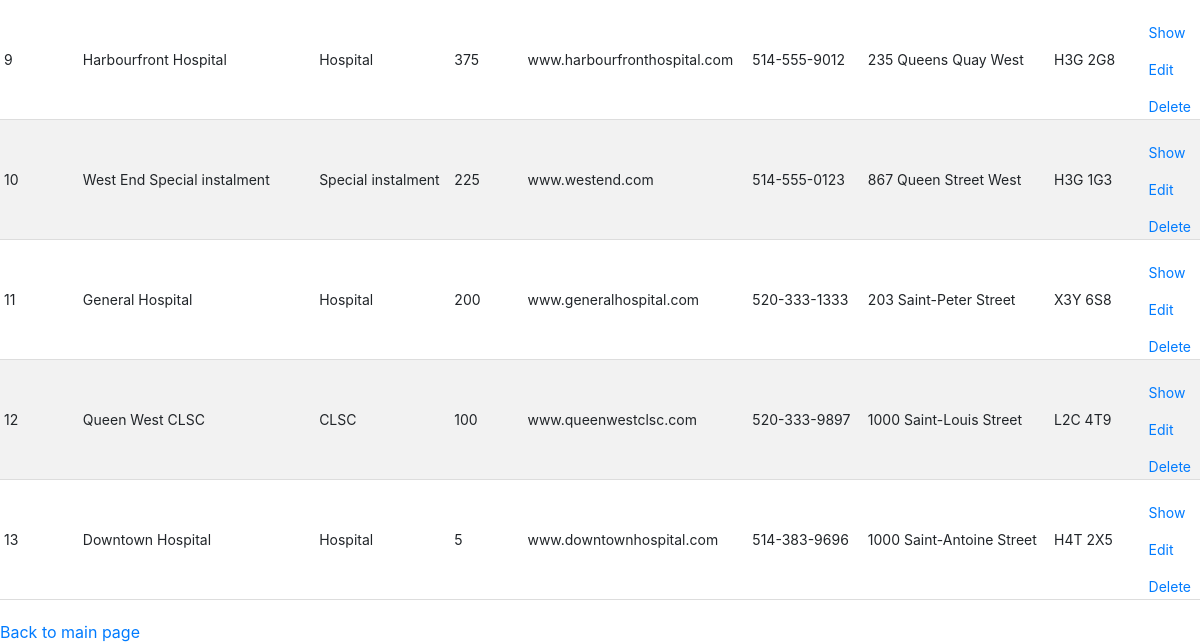
The page /pages/Facilities/index.php (lower part) on the database as committed earlier.
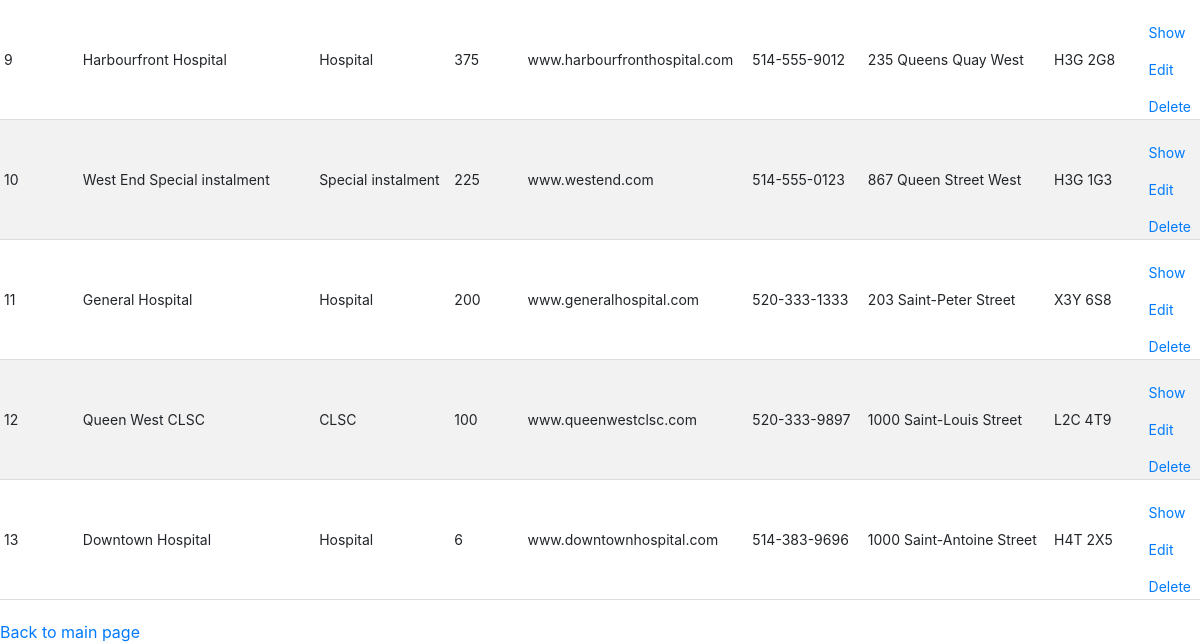
The same page on the database as committed later.
### tables this page shows
CREATE TABLE Facilities (
  FacilityID INT PRIMARY KEY,
  Name VARCHAR(255),
  Type VARCHAR(255),
  Capacity INT,
  WebAddress VARCHAR(255),
  PhoneNumber VARCHAR(255),
  Address VARCHAR(255),
  PostalCode VARCHAR(255),
  FOREIGN KEY (PostalCode) REFERENCES PostalCodes(PostalCode),
  CHECK (Type in ('Hospital', 'CLSC', 'Clinic', 'Pharmacy', 'Special instalment'))
);

### pages/Facilities/index.php (the view, shortened to what this page needs)
<?php require_once '../../database.php';
    include '../header.php';
    $statement = $conn->prepare('SELECT * FROM Facilities');
    $statement->execute();
    mysqli_stmt_bind_result($statement, $row['FacilityID'], $row['Name'], $row['Type'], $row['Capacity'], $row['WebAddress'], $row['PhoneNumber'], $row['Address'], $row['PostalCode']);
?>
<!DOCTYPE html>
<html lang="en">
<head>
    <link rel="stylesheet" href="../../pages/style.css">
</head>
<body>
    <table>
        <tbody>
            <?php while (mysqli_stmt_fetch($statement)) {?>
                <tr>
                    <td><?php echo $row['FacilityID'] ?></td>
                    <td><?php echo $row['Name'] ?></td>
                    <td><?php echo $row['Type'] ?></td>
                    <td><?php echo $row['Capacity'] ?></td>
                    <td><?php echo $row['WebAddress'] ?></td>
                    <td><?php echo $row['PhoneNumber'] ?></td>
                    <td><?php echo $row['Address'] ?></td>
                    <td><?php echo $row['PostalCode'] ?></td>
                    <td>
                        <a href="./show.php?FacilityID=<?php echo $row["FacilityID"]?>">Show</a>
                        <a href="./edit.php?FacilityID=<?php echo $row["FacilityID"] ?>">Edit</a>
                        <a href="./delete.php?FacilityID=<?php echo $row["FacilityID"] ?>">Delete</a>
                    </td>
                </tr>
            <?php }; ?>
        </tbody>
    </table>
    <a href="../../index.php">Back to main page</a>
</body>
</html>

Rows that differ between the two databases and show on the page:
changed facilities "Downtown Hospital": Capacity "5" → "6"
